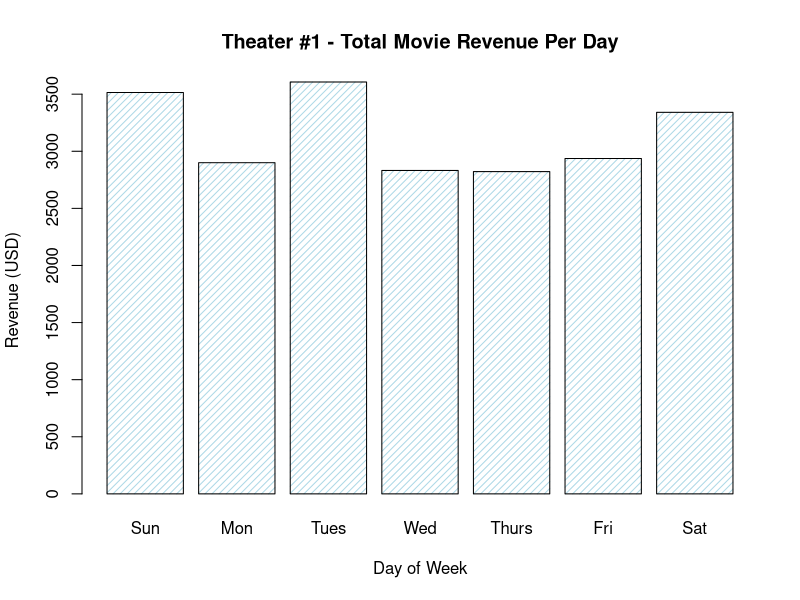
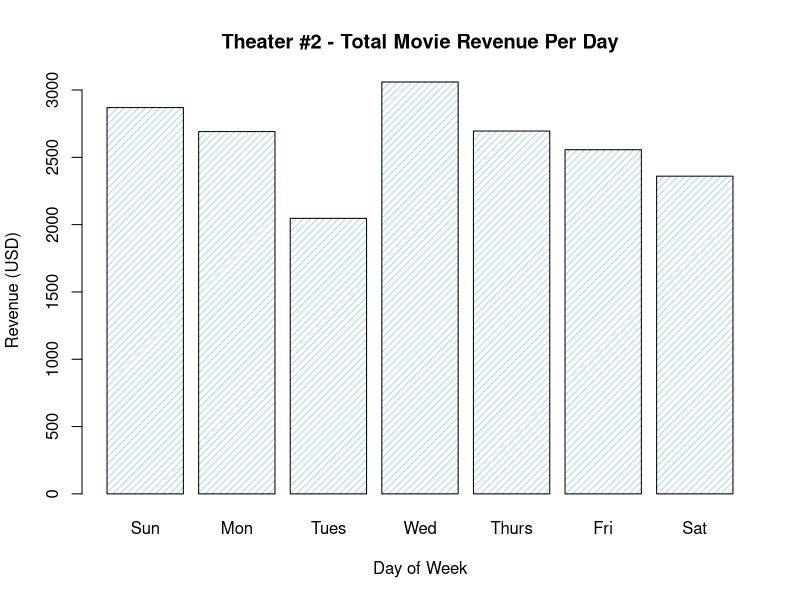
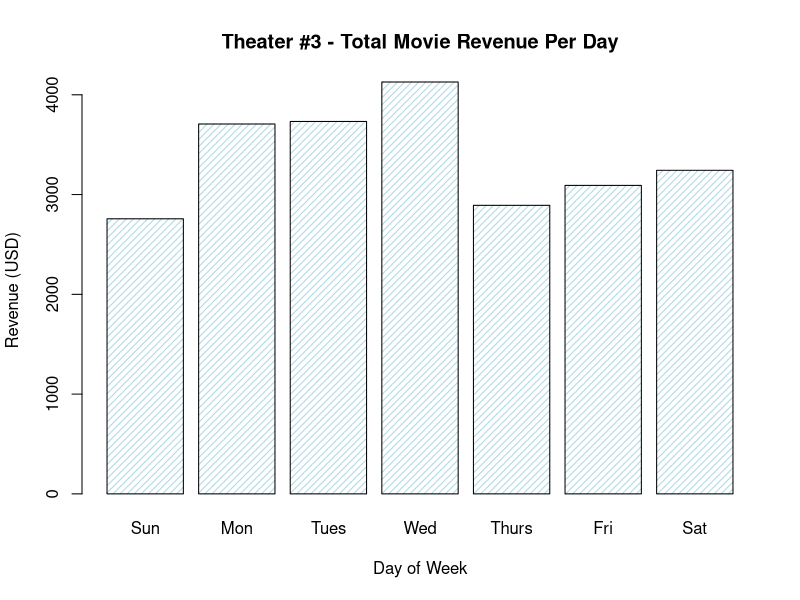

The R script that drew these images, in order:
# Potential Questions to Answer:
# 1. Create snacks that the customers can buy and randomize who buys which snack
# 2. Pretend you own multiple theaters and run two simulations to represent each theater and plot the results

# set ticket prices for adults and children
default_ticket_cost <- 12
default_ticket_cost_child <- 8

# set up snacks, snack prices, and odds any customer purchases each
snacks <- c(NA, 'popcorn','small_candy', 'big_candy')
snack_prices <- c(0, 9.75, 4.25, 7.25)
snack_odds <- c(0.5, 0.34, 0.05, 0.11)

# list 5 of your favorite movies or shows
movies <- c('Public Enemies', 
            'Free to Choose', 
            'The Psychological Significance of the Biblical Stories', 
            'Soft White Underbelly', 
            'Scarface')

# how many screens does the theater have? (assume 1 per movie)
default_screens <- length(movies)

# how many seats does each screen have?
default_seats <- 50 

# make a record book to store total revenue for each day
week_days <- rep(0, 7)

  
theater_sim <- function(screens=default_screens,  # how many screens?
                        seats=default_seats,  # how many seats per screen?
                        ticket_cost=default_ticket_cost,  # adult ticket price
                        ticket_cost_child=default_ticket_cost_child  # child ticket price
                        ){
  # iterate through each day of the week
  for (day in 1:length(week_days)) {
    
    # keep track of total revenue for this day
    this_days_revenue <- 0
    
    # iterate through the each of your screens for this day
    for (s in 1:screens) {
      
      # calculate how many adults and how many children are watching this screen
      visitors_adults <- sample(seats, 1)
      visitors_children <- sample((seats - visitors_adults), 1)
      
      # calculate this screen's revenue for adults, and for children
      revenue_adults <- visitors_adults * ticket_cost
      revenue_children <- visitors_children * ticket_cost_child
      
      # find snack choices (represented by their index value) for everyone watching
      total_visitors <- visitors_adults + visitors_children
      snack_choice_indexes <- sample(1:length(snacks),
                                     total_visitors, 
                                     replace=TRUE,
                                     prob=snack_odds)
      # use the snack choice indexes to find which snack & the sum of their prices
      snack_choices <- snacks[snack_choice_indexes]  
      revenue_snacks <- sum(snack_prices[snack_choice_indexes])
  
      # calculate this screen's total revenue, and add to running total for the day
      this_screens_ticket_revenue <- revenue_adults + revenue_children
      this_screens_revenue_for_today <- this_screens_ticket_revenue + revenue_snacks
      this_days_revenue <- this_days_revenue + this_screens_revenue_for_today
    }
    # write today's total revenue at it's index in the record book
    week_days[day] <- this_days_revenue
  }
  week_days
}


# simulate 2 movie theaters for 1 week
theater_01 <- theater_sim()
theater_02 <- theater_sim(seats=75, 
                          screens=3)
theater_03 <- theater_sim(ticket_cost=18,
                          ticket_cost_child=5)

# make a barchart showing total revenue per day
barplot(theater_01,  # <- what's being plotted
        main = "Theater #1 - Total Movie Revenue Per Day",  # chart title
        xlab = "Day of Week",  # x axis label
        ylab = "Revenue (USD)",  # y axis label
        names.arg = c("Sun", "Mon", "Tues", "Wed", "Thurs", "Fri", "Sat"),  # add day labels
        col = "lightblue",  # adjust color
        density = 20,  # adjust how filled in each bar is
)

barplot(theater_02,  # <- what's being plotted
        main = "Theater #2 - Total Movie Revenue Per Day",  # chart title
        xlab = "Day of Week",  # x axis label
        ylab = "Revenue (USD)",  # y axis label
        names.arg = c("Sun", "Mon", "Tues", "Wed", "Thurs", "Fri", "Sat"),  # add day labels
        col = "lightblue",  # adjust color
        density = 20,  # adjust how filled in each bar is
)

barplot(theater_03,  # <- what's being plotted
        main = "Theater #3 - Total Movie Revenue Per Day",  # chart title
        xlab = "Day of Week",  # x axis label
        ylab = "Revenue (USD)",  # y axis label
        names.arg = c("Sun", "Mon", "Tues", "Wed", "Thurs", "Fri", "Sat"),  # add day labels
        col = "lightblue",  # adjust color
        density = 20,  # adjust how filled in each bar is
)

# (function) which day had the highest revenue?
find_best_day <- function(theater){
  index_of_max_value <- which.max(theater)  # <- asks, which index has the max value?
  days_of_the_week <- c("Sun", "Mon", "Tues", "Wed", "Thurs", "Fri", "Sat")
  best_day <- days_of_the_week[index_of_max_value]
  best_day
}

# share each theater's best day
paste('Theater #1 best day was', find_best_day(theater_01), 'with', paste0('$', max(theater_01)))
paste('Theater #2 best day was', find_best_day(theater_02), 'with', paste0('$', max(theater_02)))
paste('Theater #3 best day was', find_best_day(theater_03), 'with', paste0('$', max(theater_03)))
